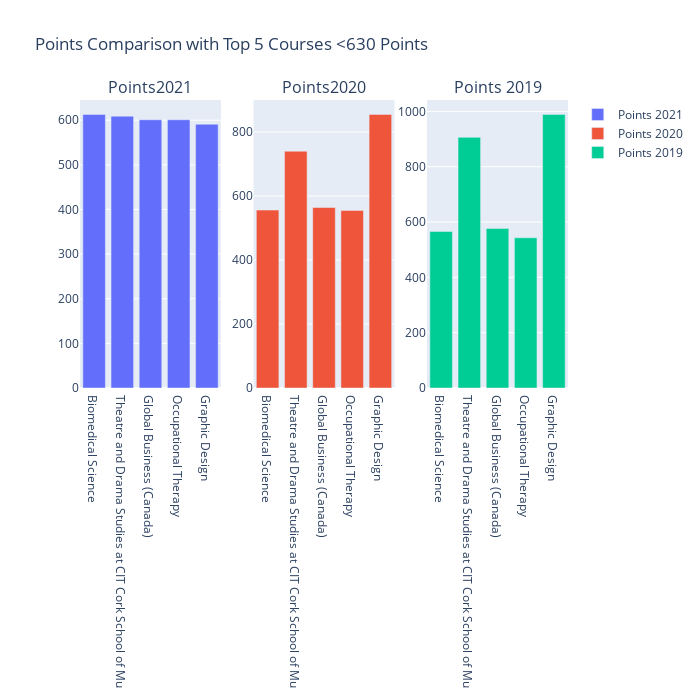

Here is the notebook cell this chart was saved with:
### Code cell
# The plots below are representing the top 5 courses from 2021 and what the points were for these courses in 2020 and 2019. It does not represent the top five courses from 2020 or 2019.
#https://plotly.com/python/subplots/#multiple-subplots-with-titles
#https://plotly.com/python-api-reference/generated/plotly.subplots.make_subplots.html
fig = make_subplots(rows=1,cols=3, subplot_titles = ('Points2021', 'Points2020', 'Points 2019'))
fig.add_trace(go.Bar(x=ac3top21['title'], y=ac3top21['points_r1_2021'], name = 'Points 2021'), row=1, col=1)
fig.add_trace(go.Bar(x=ac3top21['title'], y=ac3top21['points_r1_2020'], name = 'Points 2020'), row=1, col=2)
fig.add_trace(go.Bar(x=ac3top21['title'], y=ac3top21['points_r1_2019'], name = 'Points 2019'), row=1, col=3)

fig.update_layout(height=700, width=700,
                  title_text="Points Comparison with Top 5 Courses <630 Points in 2021")

fig.show()

### Figure 1 — Plotly figure (JSON) as saved in the notebook; plotly's stock layout.template omitted (floating-point values rounded to 4 significant figures)
{"data": [{"name": "Points 2021", "type": "bar", "x": ["Biomedical Science", "Theatre and Drama Studies at CIT Cork School of Mu", "Global Business (Canada)", "Occupational Therapy", "Graphic Design"], "xaxis": "x", "y": [613, 609, 601, 601, 591], "yaxis": "y"}, {"name": "Points 2020", "type": "bar", "x": ["Biomedical Science", "Theatre and Drama Studies at CIT Cork School of Mu", "Global Business (Canada)", "Occupational Therapy", "Graphic Design"], "xaxis": "x2", "y": [556, 740, 564, 555, 855], "yaxis": "y2"}, {"name": "Points 2019", "type": "bar", "x": ["Biomedical Science", "Theatre and Drama Studies at CIT Cork School of Mu", "Global Business (Canada)", "Occupational Therapy", "Graphic Design"], "xaxis": "x3", "y": [566, 906, 577, 543, 989], "yaxis": "y3"}], "layout": {"annotations": [{"font": {"size": 16}, "showarrow": false, "text": "Points2021", "x": 0.1444, "xanchor": "center", "xref": "paper", "y": 1, "yanchor": "bottom", "yref": "paper"}, {"font": {"size": 16}, "showarrow": false, "text": "Points2020", "x": 0.5, "xanchor": "center", "xref": "paper", "y": 1, "yanchor": "bottom", "yref": "paper"}, {"font": {"size": 16}, "showarrow": false, "text": "Points 2019", "x": 0.8556, "xanchor": "center", "xref": "paper", "y": 1, "yanchor": "bottom", "yref": "paper"}], "height": 700, "title": {"text": "Points Comparison with Top 5 Courses <630 Points"}, "width": 700, "xaxis": {"anchor": "y", "autorange": true, "domain": [0, 0.2889], "range": [-0.5, 4.5], "type": "category"}, "xaxis2": {"anchor": "y2", "autorange": true, "domain": [0.3556, 0.6444], "range": [-0.5, 4.5], "type": "category"}, "xaxis3": {"anchor": "y3", "autorange": true, "domain": [0.7111, 1], "range": [-0.5, 4.5], "type": "category"}, "yaxis": {"anchor": "x", "autorange": true, "domain": [0, 1], "range": [0, 645.3], "type": "linear"}, "yaxis2": {"anchor": "x2", "autorange": true, "domain": [0, 1], "range": [0, 900], "type": "linear"}, "yaxis3": {"anchor": "x3", "autorange": true, "domain": [0, 1], "range": [0, 1041.0], "type": "linear"}}}
